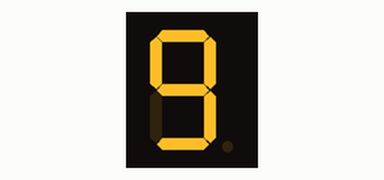
Simulated run of this sketch. Board: Arduino Uno, built with avr-gcc and run on an emulated ATmega328P. Parts: 1-digit seven-segment display. Wiring (inferred from the names in the program): 1-digit 7-segment display, segments lit when LOW: segments pin 2, pin 8, pin 6, pin 5, pin 4, pin 3, pin 7. The segment pins are drawn as the display they are named for.

Above: at 0.1 s.
At 1.1 s:
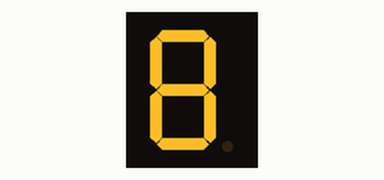
At 2.1 s:
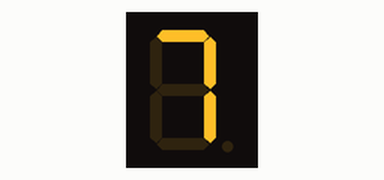
At 4.1 s:
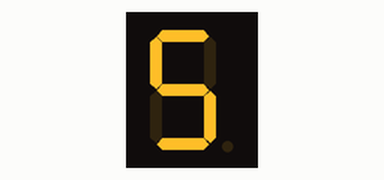
At 6.1 s:
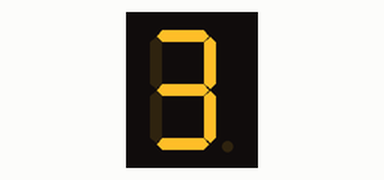
At 9.1 s:
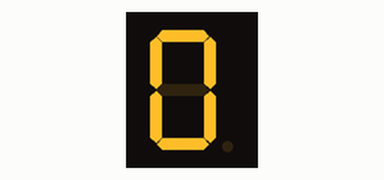

The sketch:

Compte_A_Rebour_7Segments.ino
```cpp
const int A = 2;
const int B = 8;
const int C = 6;
const int D = 5;
const int E = 4;
const int F = 3;
const int G = 7;

void setup()
{
   pinMode(A ,OUTPUT);
   pinMode(B ,OUTPUT);
   pinMode(C ,OUTPUT);
   pinMode(D ,OUTPUT);
   pinMode(E ,OUTPUT);
   pinMode(F ,OUTPUT);
   pinMode(G ,OUTPUT);

   digitalWrite(A, HIGH);
   digitalWrite(B, HIGH);
   digitalWrite(C, HIGH);
   digitalWrite(D, HIGH);
   digitalWrite(E, HIGH);
   digitalWrite(F, HIGH);
   digitalWrite(G, HIGH);

}

void loop()
{
   digitalWrite(A, LOW);
   digitalWrite(B, LOW);
   digitalWrite(C, LOW);
   digitalWrite(D, LOW);
   digitalWrite(E, HIGH);
   digitalWrite(F, LOW);
   digitalWrite(G, LOW);
   delay(1000);
   digitalWrite(A, LOW);
   digitalWrite(B, LOW);
   digitalWrite(C, LOW);
   digitalWrite(D, LOW);
   digitalWrite(E, LOW);
   digitalWrite(F, LOW);
   digitalWrite(G, LOW);
   delay(1000);
   digitalWrite(A, LOW);
   digitalWrite(B, LOW);
   digitalWrite(C, LOW);
   digitalWrite(D, HIGH);
   digitalWrite(E, HIGH);
   digitalWrite(F, HIGH);
   digitalWrite(G, HIGH);
   delay(1000);
   digitalWrite(A, LOW);
   digitalWrite(B, HIGH);
   digitalWrite(C, LOW);
   digitalWrite(D, LOW);
   digitalWrite(E, LOW);
   digitalWrite(F, LOW);
   digitalWrite(G, LOW);
   delay(1000);
   digitalWrite(A, LOW);
   digitalWrite(B, HIGH);
   digitalWrite(C, LOW);
   digitalWrite(D, LOW);
   digitalWrite(E, HIGH);
   digitalWrite(F, LOW);
   digitalWrite(G, LOW);
   delay(1000);
   digitalWrite(A, HIGH);
   digitalWrite(B, LOW);
   digitalWrite(C, LOW);
   digitalWrite(D, HIGH);
   digitalWrite(E, HIGH);
   digitalWrite(F, LOW);
   digitalWrite(G, LOW);
   delay(1000);
   digitalWrite(A, LOW);
   digitalWrite(B, LOW);
   digitalWrite(C, LOW);
   digitalWrite(D, LOW);
   digitalWrite(E, HIGH);
   digitalWrite(F, HIGH);
   digitalWrite(G, LOW);
   delay(1000);
   digitalWrite(A, LOW);
   digitalWrite(B, LOW);
   digitalWrite(C, HIGH);
   digitalWrite(D, LOW);
   digitalWrite(E, LOW);
   digitalWrite(F, HIGH);
   digitalWrite(G, LOW);
   delay(1000);
   digitalWrite(A, HIGH);
   digitalWrite(B, LOW);
   digitalWrite(C, LOW);
   digitalWrite(D, HIGH);
   digitalWrite(E, HIGH);
   digitalWrite(F, HIGH);
   digitalWrite(G, HIGH);
   delay(1000);
   digitalWrite(A, LOW);
   digitalWrite(B, LOW);
   digitalWrite(C, LOW);
   digitalWrite(D, LOW);
   digitalWrite(E, LOW);
   digitalWrite(F, LOW);
   digitalWrite(G, HIGH);
   delay(5000);
}
```

Measured:
- by itself, everything shown: repeats every 14.0 s, in 10 steps
- what the display in image 1 shows lasts 1.0 s, from 1.0 s to 2.0 s
- what the display in image 5 shows lasts 5.0 s, from 9.0 s to 14.0 s
